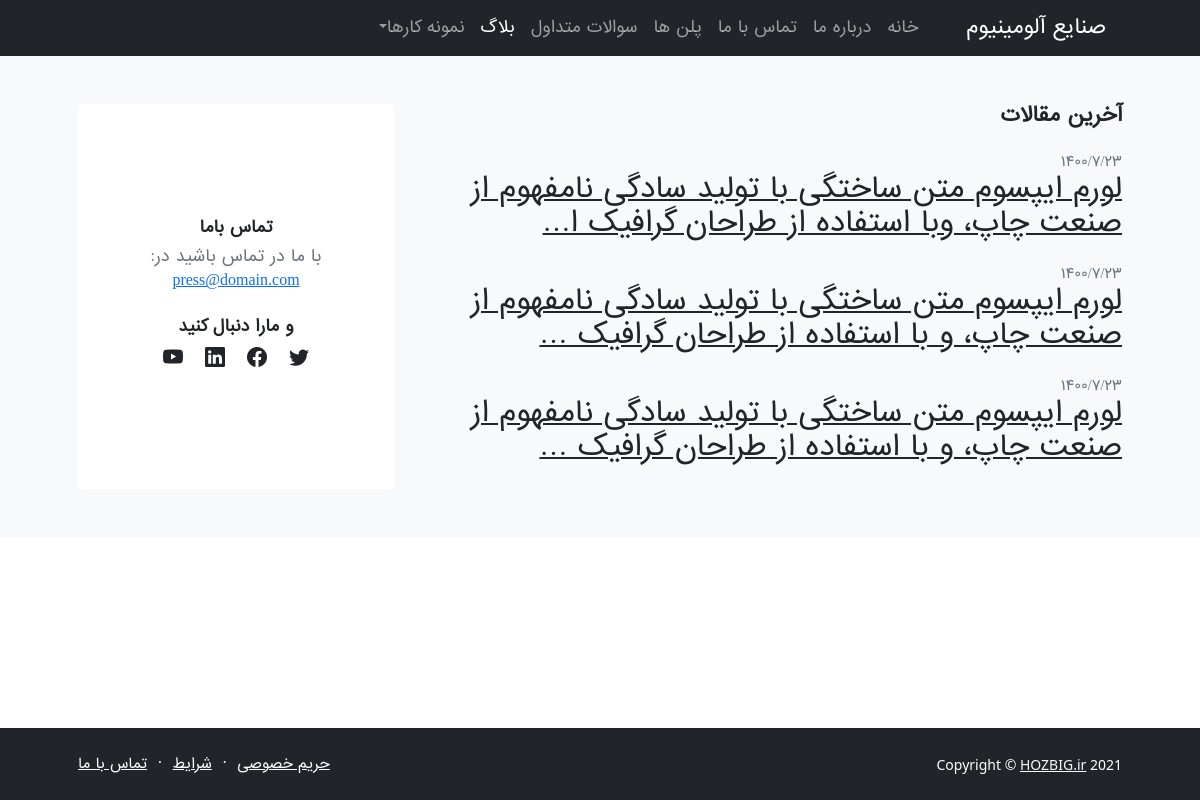
The page /blog/list on the database as committed earlier.
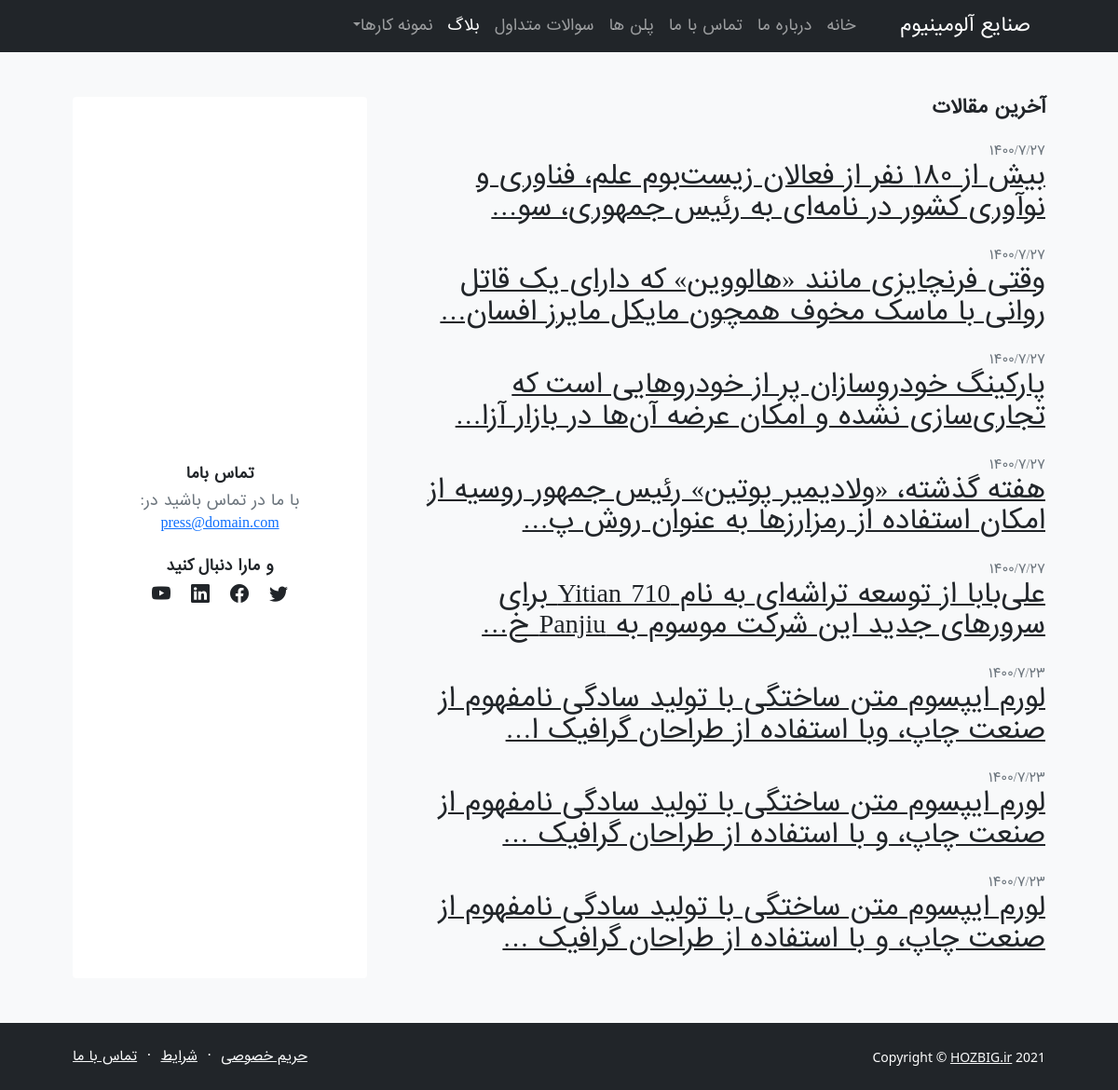
The same page on the database as committed later.
### blog_articel/models.py (models this page shows, shortened)
class Article(models.Model):
    title = models.CharField(max_length=150, )
    slug = models.SlugField(blank=True, default="", unique=True, )
    text = models.TextField(null=True, blank=True, )
    image = models.ImageField(upload_to="articles-image/", null=True, blank=False, )
    time_for_read = models.IntegerField(default=5)
    category = models.ManyToManyField(Category, related_name="category_rel_name")
    created_time = models.DateTimeField(auto_now_add=True, blank=True, null=True, )
    publish_time = models.DateTimeField(auto_now=True, blank=True, null=True, )
    STATUS_LIST = (
            ("p", "publish"),
            ("d", "draft"),
        )
    status = models.CharField(max_length=1, choices=STATUS_LIST, default="p", )
    suggest = models.BooleanField(default=False, help_text="If true: avaibale to show in suggest field.", )
    def j_created_time(self):
        return jalali_convertor(self.created_time, lang_format="en", time_status="on")
    j_created_time.short_description = "created_time"
    def j_publish_time(self):
        return jalali_convertor(self.publish_time)
    j_publish_time.short_description = "published_time"

### blog/views.py (the view)
# urls.py: path('list', blog_list_view, name= 'blog_list_url'),
def blog_list_view(request):
    context = {
        "page_title": "لیست مقالات",
    }
    return render(request, 'blog/blog-list.html', context)

### blog/templatetags/last_articeles.py (called while the page is built)
@register.inclusion_tag("partials/last-articeles.html")
def last_articeles_tag():
    return {
        'articeles': Article.objects.all().order_by("-created_time"),
    }

### extensions/jalali.py (called while the page is built)
    def persian_tuple(self):
        return self.persian_year, self.persian_month, self.persian_day

### extensions/per_num.py (called while the page is built, shortened)
def persian_number_convertor(my_str, lang_format):
    if lang_format == "fa":
        numbers = {
            "0": "۰",
            "1": "۱",
            "2": "۲",
            "3": "۳",
            "4": "۴",
            "5": "۵",
            "6": "۶",
            "7": "۷",
            "8": "۸",
            "9": "۹",
        }
    for e, p in numbers.items():
        my_str = my_str.replace(e, p)
    return my_str

### templates/blog/blog-list.html
{% extends 'bases/base-templates.html' %}
{% load static %}
{% load last_articeles_library %}
        {% block first_row %}
            {% last_articeles_tag %}
        {% endblock first_row %}

### templates/partials/last-articeles.html
{% load static %}
<section class="py-5 bg-light">
    <div class="container px-5">
        <div class="row gx-5">
            <div class="col-xl-8">
                <h2 class="fw-bolder fs-5 mb-4">آخرین مقالات</h2>
                {% for item in articeles %}
                    <div class="mb-4">
                        <div class="small text-muted">{{item.j_publish_time}}</div>
                        <a class="link-dark" href="{% url 'blog_app:blog_post_url' item.slug %}">
                            <h3>{{item.text|truncatechars:90}}</h3>
                        </a>
                    </div>
                {% endfor %}
            </div>
            <div class="col-xl-4">
                <div class="card border-0 h-100">
                    <div class="card-body p-4">
                        <div class="d-flex h-100 align-items-center justify-content-center">
                            <div class="text-center">
                                <div class="h6 fw-bolder">تماس باما</div>
                                <p class="text-muted mb-4">
                                    با ما در تماس باشید در:
                                    <br />
                                    <a href="#!">press@domain.com</a>
                                </p>
                                <div class="h6 fw-bolder">و مارا دنبال کنید</div>
                                <a class="fs-5 px-2 link-dark" href="#!"><i class="bi-twitter"></i></a>
                                <a class="fs-5 px-2 link-dark" href="#!"><i class="bi-facebook"></i></a>
                                <a class="fs-5 px-2 link-dark" href="#!"><i class="bi-linkedin"></i></a>
                                <a class="fs-5 px-2 link-dark" href="#!"><i class="bi-youtube"></i></a>
                            </div>
                        </div>
                    </div>
                </div>
            </div>
        </div>
    </div>
</section>

Rows that differ between the two databases and show on the page:
added Article: j_publish_time "۱۴۰۰/۷/۲۷", text "بیش از ۱۸۰ نفر از فعالان زیست‌بوم علم، فناوری و نوآوری کشور در نامه‌ای به رئیس جمهوری، سو…"
added Article: j_publish_time "۱۴۰۰/۷/۲۷", text "وقتی فرنچایزی مانند «هالووین» که دارای یک قاتل روانی با ماسک مخوف همچون مایکل مایرز افسان…"
added Article: j_publish_time "۱۴۰۰/۷/۲۷", text "پارکینگ خودروسازان پر از خودروهایی است که تجاری‌سازی نشده و امکان عرضه آن‌ها در بازار آزا…"
added Article: j_publish_time "۱۴۰۰/۷/۲۷", text "هفته گذشته، «ولادیمیر پوتین» رئیس جمهور روسیه از امکان استفاده از رمزارزها به عنوان روش پ…"
added Article: j_publish_time "۱۴۰۰/۷/۲۷", text "علی‌بابا از توسعه تراشه‌ای به نام Yitian 710 برای سرورهای جدید این شرکت موسوم به Panjiu خ…"
